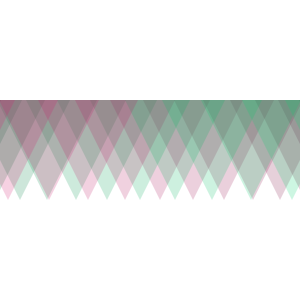
Frame 1 (no input)
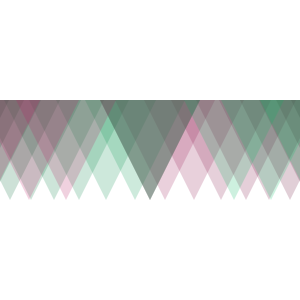
Frame 60 (the mouse pressed at the canvas centre just before this capture)
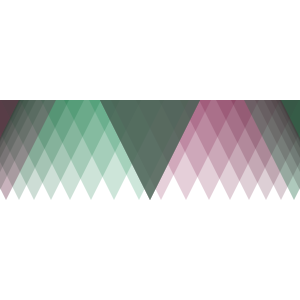
Frame 120 (the mouse held since frame 60 and released just before this capture)

The Processing sketch that drew these frames (run headless with seeded random() and noise(); from frame 60 on, the mouse is pressed at the canvas centre):

// Processing sketch: processing_75985
// ── processing_75985.pde

int numTris = 500;
Tri[]Tris = new Tri[ numTris ];
Tri[]Tris2 = new Tri[ numTris ];

void setup(){
  size(300,300);
  smooth();
  for(int i = 0; i <  Tris.length; i++){
    Tris[i] = new Tri(color(i*10,i,i*5,50), width*4/3-i*i, height/3, -1, 0.01);
    Tris2[i] = new Tri(color(0,i*10,i*5,50), -width*2.0/3.0+i*i, height/3, 1, -0.01);
  }
}

void draw(){
    background(255);
    for(int i = 0; i <  Tris.length; i++){
      Tris[i].move();
      Tris[i].display();
      Tris2[i].move();
      Tris2[i].display();
  }
}

boolean stop=false;
 

class Tri {
  color c;
  float x;
  float y;
  float speed;
  float rollSpeed;
  
  float angle=0; 

  Tri(color tempC, float tempX, float tempY, float tempspeed,  float temprollSpeed){
    c=tempC;
    x=tempX;
    y=tempY;
    speed=tempspeed;
    rollSpeed=temprollSpeed;
  }
   
  void display(){
    noStroke();
    fill(c);
    triangle( x+width/6, y+height/3, x, y, x+width/3, y );
  }
     
  void move(){
    x=x+speed;
  if(x>=width/3 && x<=width/3){
     speed=0;
     stop=true;
    }
      
   }
    
 void circle(){
   if(stop){

  float ellipsex;
  float ellipsey;
  int radius=height/3;
  
   
  ellipsex=radius*sin(angle)+width/2;
  ellipsey=radius*cos(angle)+height/2;
  fill(0);
  ellipse(ellipsex,ellipsey,10,10);
  angle = angle+rollSpeed;
  
   }
 }
 
}
